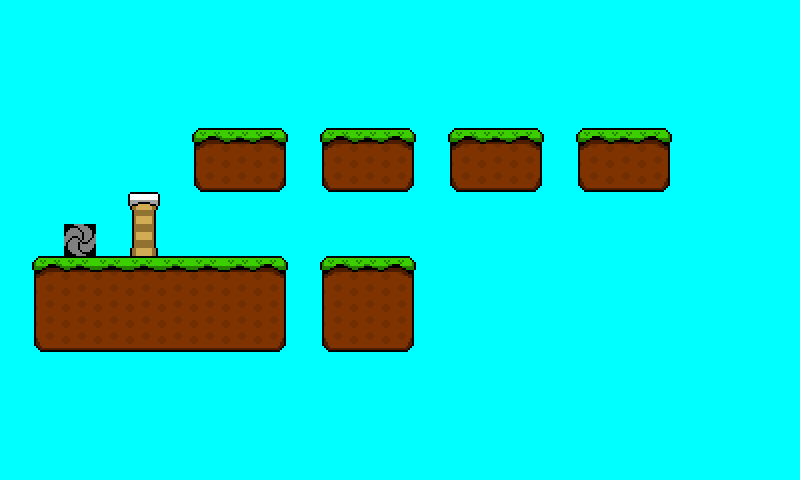

This game map was drawn from its Tiled (.tmx) file and the tilesets committed beside it. A one-line description and the trimmed map source follow:
An orthogonal 25x15 tile map with 32x32 px tiles, 2 tile layers (Tile Layer 1, Tile Layer 2) and 5 objects.

<map version="1.0" orientation="orthogonal" renderorder="right-down" width="25" height="15" tilewidth="32" tileheight="32" nextobjectid="9">
 <tileset firstgid="1" name="World1Tiles" tilewidth="32" tileheight="32" tilecount="75">
  <image source="World1Tiles.png" width="480" height="160" />
 </tileset>
 <layer name="Tile Layer 1" width="25" height="15">
  <data>[375 cells, 375 non-empty, 12 distinct tile ids]</data>
 </layer>
 <layer name="Tile Layer 2" width="25" height="15">
  <data>[375 cells, 1 non-empty, 1 distinct tile ids]</data>
 </layer>
 <objectgroup name="Object Layer 1">
  <object id="2" gid="2" x="352" y="128" width="32" height="32">
   <properties>
    <property name="map" value="Stage1-99" />
    <property name="type" value="portal" />
   </properties>
  </object>
  <object id="5" gid="2" x="352" y="256" width="32" height="32">
   <properties>
    <property name="map" value="Stage1-2" />
    <property name="type" value="portal" />
   </properties>
  </object>
  <object id="6" gid="2" x="224" y="128" width="32" height="32">
   <properties>
    <property name="map" value="Stage1-100" />
    <property name="type" value="portal" />
   </properties>
  </object>
  <object id="7" gid="2" x="480" y="128" width="32" height="32">
   <properties>
    <property name="map" value="Stage1-98" />
    <property name="type" value="portal" />
   </properties>
  </object>
  <object id="8" gid="2" x="608" y="128" width="32" height="32">
   <properties>
    <property name="map" value="Stage1-97" />
    <property name="type" value="portal" />
   </properties>
  </object>
 </objectgroup>
</map>
